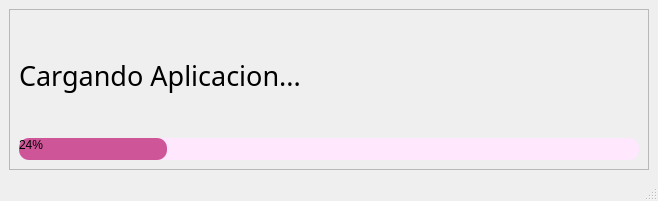
<?xml version="1.0" encoding="UTF-8"?>
<ui version="4.0">
 <class>MainWindow</class>
 <widget class="QMainWindow" name="MainWindow">
  <property name="geometry">
   <rect>
    <x>0</x>
    <y>0</y>
    <width>658</width>
    <height>201</height>
   </rect>
  </property>
  <property name="windowTitle">
   <string>MainWindow</string>
  </property>
  <widget class="QWidget" name="centralwidget">
   <layout class="QVBoxLayout" name="verticalLayout">
    <item>
     <widget class="QFrame" name="frame">
      <property name="frameShape">
       <enum>QFrame::StyledPanel</enum>
      </property>
      <property name="frameShadow">
       <enum>QFrame::Raised</enum>
      </property>
      <layout class="QVBoxLayout" name="verticalLayout_2">
       <item>
        <widget class="QLabel" name="label">
         <property name="font">
          <font>
           <family>Rage Italic</family>
           <pointsize>20</pointsize>
          </font>
         </property>
         <property name="text">
          <string>Cargando Aplicacion...</string>
         </property>
        </widget>
       </item>
       <item>
        <widget class="QProgressBar" name="progressBar">
         <property name="styleSheet">
          <string notr="true">QProgressBar{
border-radius:10px;
background-color:#ffe7fe;
}
QProgressBar::chunk{
border-radius:10px;
background-color:#ce5698;
}</string>
         </property>
         <property name="value">
          <number>24</number>
         </property>
        </widget>
       </item>
      </layout>
     </widget>
    </item>
   </layout>
  </widget>
  <widget class="QStatusBar" name="statusbar"/>
 </widget>
 <resources/>
 <connections/>
</ui>
